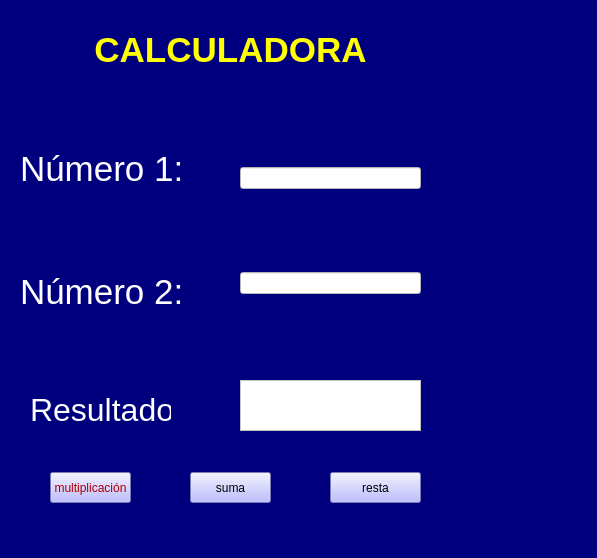
<?xml version="1.0" encoding="UTF-8"?>
<ui version="4.0">
 <class>MainWindow</class>
 <widget class="QMainWindow" name="MainWindow">
  <property name="geometry">
   <rect>
    <x>0</x>
    <y>0</y>
    <width>597</width>
    <height>558</height>
   </rect>
  </property>
  <property name="windowTitle">
   <string>MainWindow</string>
  </property>
  <property name="styleSheet">
   <string notr="true">background-color: rgb(0, 0, 127);</string>
  </property>
  <widget class="QWidget" name="centralwidget">
   <widget class="QLabel" name="calculadora">
    <property name="geometry">
     <rect>
      <x>90</x>
      <y>20</y>
      <width>281</width>
      <height>61</height>
     </rect>
    </property>
    <property name="font">
     <font>
      <pointsize>26</pointsize>
     </font>
    </property>
    <property name="text">
     <string>&lt;html&gt;&lt;head/&gt;&lt;body&gt;&lt;p align=&quot;center&quot;&gt;&lt;span style=&quot; font-weight:600; color:#ffff00;&quot;&gt;CALCULADORA&lt;/span&gt;&lt;/p&gt;&lt;/body&gt;&lt;/html&gt;</string>
    </property>
   </widget>
   <widget class="QWidget" name="verticalLayoutWidget">
    <property name="geometry">
     <rect>
      <x>20</x>
      <y>110</y>
      <width>171</width>
      <height>241</height>
     </rect>
    </property>
    <layout class="QVBoxLayout" name="verticalLayout">
     <item>
      <widget class="QLabel" name="numero1">
       <property name="font">
        <font>
         <pointsize>26</pointsize>
        </font>
       </property>
       <property name="text">
        <string>&lt;html&gt;&lt;head/&gt;&lt;body&gt;&lt;p&gt;&lt;span style=&quot; color:#ffffff;&quot;&gt;Número 1:&lt;/span&gt;&lt;/p&gt;&lt;/body&gt;&lt;/html&gt;</string>
       </property>
      </widget>
     </item>
     <item>
      <widget class="QLabel" name="numero2">
       <property name="font">
        <font>
         <pointsize>26</pointsize>
        </font>
       </property>
       <property name="text">
        <string>&lt;html&gt;&lt;head/&gt;&lt;body&gt;&lt;p&gt;&lt;span style=&quot; color:#ffffff;&quot;&gt;Número 2:&lt;/span&gt;&lt;/p&gt;&lt;/body&gt;&lt;/html&gt;</string>
       </property>
      </widget>
     </item>
    </layout>
   </widget>
   <widget class="QWidget" name="verticalLayoutWidget_2">
    <property name="geometry">
     <rect>
      <x>240</x>
      <y>90</y>
      <width>181</width>
      <height>281</height>
     </rect>
    </property>
    <layout class="QVBoxLayout" name="verticalLayout_2">
     <item>
      <widget class="QLineEdit" name="num1">
       <property name="styleSheet">
        <string notr="true">background-color: rgb(255, 255, 255);</string>
       </property>
      </widget>
     </item>
     <item>
      <widget class="QLineEdit" name="num2">
       <property name="styleSheet">
        <string notr="true">background-color: rgb(255, 255, 255);</string>
       </property>
      </widget>
     </item>
    </layout>
   </widget>
   <widget class="QLabel" name="resultado">
    <property name="geometry">
     <rect>
      <x>30</x>
      <y>390</y>
      <width>141</width>
      <height>41</height>
     </rect>
    </property>
    <property name="text">
     <string>&lt;html&gt;&lt;head/&gt;&lt;body&gt;&lt;p&gt;&lt;span style=&quot; font-size:24pt; color:#ffffff;&quot;&gt;Resultado&lt;/span&gt;&lt;/p&gt;&lt;/body&gt;&lt;/html&gt;</string>
    </property>
   </widget>
   <widget class="QTextEdit" name="textResultado">
    <property name="geometry">
     <rect>
      <x>240</x>
      <y>380</y>
      <width>181</width>
      <height>51</height>
     </rect>
    </property>
    <property name="styleSheet">
     <string notr="true">background-color: rgb(255, 255, 255);</string>
    </property>
   </widget>
   <widget class="QPushButton" name="multiplicacion">
    <property name="geometry">
     <rect>
      <x>50</x>
      <y>472</y>
      <width>81</width>
      <height>31</height>
     </rect>
    </property>
    <property name="styleSheet">
     <string notr="true">background-color: rgb(170, 170, 255);
color: rgb(170, 0, 0);</string>
    </property>
    <property name="text">
     <string>multiplicación</string>
    </property>
   </widget>
   <widget class="QPushButton" name="suma">
    <property name="geometry">
     <rect>
      <x>190</x>
      <y>472</y>
      <width>81</width>
      <height>31</height>
     </rect>
    </property>
    <property name="styleSheet">
     <string notr="true">background-color: rgb(170, 170, 255);
border-image: url(:/imagen/fondo.png);</string>
    </property>
    <property name="text">
     <string>suma</string>
    </property>
   </widget>
   <widget class="QPushButton" name="resta">
    <property name="geometry">
     <rect>
      <x>330</x>
      <y>472</y>
      <width>91</width>
      <height>31</height>
     </rect>
    </property>
    <property name="styleSheet">
     <string notr="true">background-color: rgb(170, 170, 255);</string>
    </property>
    <property name="text">
     <string>resta</string>
    </property>
   </widget>
   <widget class="QLabel" name="label">
    <property name="geometry">
     <rect>
      <x>460</x>
      <y>240</y>
      <width>121</width>
      <height>111</height>
     </rect>
    </property>
    <property name="styleSheet">
     <string notr="true">border-image: url(:/imagen/fondo.png);</string>
    </property>
    <property name="text">
     <string/>
    </property>
   </widget>
  </widget>
  <widget class="QMenuBar" name="menubar">
   <property name="geometry">
    <rect>
     <x>0</x>
     <y>0</y>
     <width>597</width>
     <height>21</height>
    </rect>
   </property>
  </widget>
  <widget class="QStatusBar" name="statusbar"/>
 </widget>
 <resources>
  <include location="fondo.qrc"/>
 </resources>
 <connections/>
</ui>
